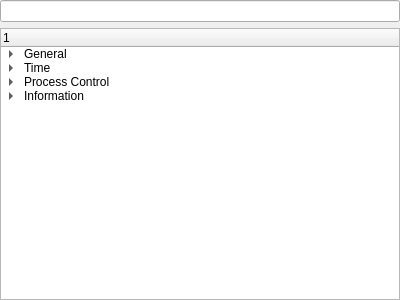
<?xml version="1.0" encoding="UTF-8"?>
<ui version="4.0">
 <class>OperationTree</class>
 <widget class="QWidget" name="OperationTree">
  <property name="geometry">
   <rect>
    <x>0</x>
    <y>0</y>
    <width>400</width>
    <height>300</height>
   </rect>
  </property>
  <property name="windowTitle">
   <string>OperationTree</string>
  </property>
  <layout class="QVBoxLayout" name="verticalLayout">
   <property name="leftMargin">
    <number>0</number>
   </property>
   <property name="topMargin">
    <number>0</number>
   </property>
   <property name="rightMargin">
    <number>0</number>
   </property>
   <property name="bottomMargin">
    <number>0</number>
   </property>
   <item>
    <widget class="QLineEdit" name="lineEdit"/>
   </item>
   <item>
    <widget class="QTreeWidget" name="treeWidget">
     <column>
      <property name="text">
       <string>1</string>
      </property>
     </column>
     <item>
      <property name="text">
       <string>General</string>
      </property>
      <item>
       <property name="text">
        <string>Execute</string>
       </property>
      </item>
      <item>
       <property name="text">
        <string>Check</string>
       </property>
      </item>
     </item>
     <item>
      <property name="text">
       <string>Time</string>
      </property>
      <item>
       <property name="text">
        <string>Wait</string>
       </property>
      </item>
     </item>
     <item>
      <property name="text">
       <string>Process Control</string>
      </property>
      <item>
       <property name="text">
        <string>Pause</string>
       </property>
      </item>
      <item>
       <property name="text">
        <string>Call</string>
       </property>
      </item>
      <item>
       <property name="text">
        <string>Goto</string>
       </property>
      </item>
      <item>
       <property name="text">
        <string>While</string>
       </property>
      </item>
      <item>
       <property name="text">
        <string>If</string>
       </property>
      </item>
      <item>
       <property name="text">
        <string>If...Else...</string>
       </property>
      </item>
      <item>
       <property name="text">
        <string>IfElse</string>
       </property>
      </item>
      <item>
       <property name="text">
        <string>Switch...Case...</string>
       </property>
      </item>
      <item>
       <property name="text">
        <string>Manual...Option</string>
       </property>
      </item>
     </item>
     <item>
      <property name="text">
       <string>Information</string>
      </property>
      <item>
       <property name="text">
        <string>Log</string>
       </property>
      </item>
      <item>
       <property name="text">
        <string>Voice Notification</string>
       </property>
      </item>
     </item>
    </widget>
   </item>
  </layout>
 </widget>
 <layoutdefault spacing="6" margin="11"/>
 <resources/>
 <connections/>
</ui>
